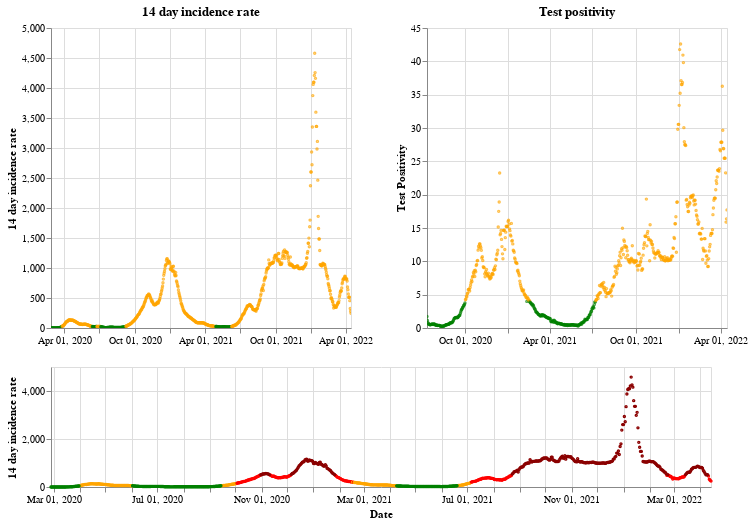

The notebook cell this image was saved under:
### Markdown cell above
## Wales

### Code cell
plot_traffic_light('Wales')

### Figure 1 — Vega-Lite specification as saved in the notebook (floating-point values rounded to 4 significant figures; data arrays with more than 128 entries replaced by an {"elided": "..."} marker saying what was removed)
{"config": {"view": {"continuousWidth": 400, "continuousHeight": 300}}, "vconcat": [{"hconcat": [{"mark": {"type": "point", "size": 2}, "encoding": {"color": {"condition": {"value": "green", "test": "(datum.twoWeeklyCasesRate <= 25)"}, "value": "orange"}, "tooltip": [{"type": "nominal", "field": "areaName"}, {"type": "temporal", "field": "date"}, {"type": "quantitative", "field": "twoWeeklyCasesRate"}, {"type": "quantitative", "field": "testPositivity"}], "x": {"type": "temporal", "axis": {"title": ""}, "field": "date", "scale": {"domain": {"selection": "DateBrush"}}, "timeUnit": "yearmonthdate"}, "y": {"type": "quantitative", "axis": {"title": "14 day incidence rate"}, "field": "twoWeeklyCasesRate"}}, "title": "14 day incidence rate", "width": 300}, {"mark": {"type": "point", "size": 2}, "encoding": {"color": {"condition": {"value": "green", "test": "(datum.testPositivity <= 4)"}, "value": "orange"}, "tooltip": [{"type": "nominal", "field": "areaName"}, {"type": "temporal", "field": "date"}, {"type": "quantitative", "field": "twoWeeklyCasesRate"}, {"type": "quantitative", "field": "testPositivity"}], "x": {"type": "temporal", "axis": {"title": ""}, "field": "date", "scale": {"domain": {"selection": "DateBrush"}}, "timeUnit": "yearmonthdate"}, "y": {"type": "quantitative", "axis": {"title": "Test Positivity"}, "field": "testPositivity"}}, "title": "Test positivity", "width": 300}]}, {"layer": [{"mark": {"type": "point", "size": 2}, "encoding": {"color": {"condition": {"value": "orange", "test": "(((datum.testPositivity < 4) && (datum.twoWeeklyCasesRate >= 50)) && (datum.twoWeeklyCasesRate < 200))"}, "value": "red"}, "opacity": {"condition": {"value": 1, "test": "((datum.twoWeeklyCasesRate >= 50) && (datum.twoWeeklyCasesRate < 500))"}, "value": 0}, "tooltip": [{"type": "nominal", "field": "areaName"}, {"type": "temporal", "field": "date"}, {"type": "quantitative", "field": "twoWeeklyCasesRate"}, {"type": "quantitative", "field": "testPositivity"}], "x": {"type": "temporal", "axis": {"title": "Date"}, "field": "date", "timeUnit": "yearmonthdate"}, "y": {"type": "quantitative", "axis": {"title": "14 day incidence rate"}, "field": "twoWeeklyCasesRate"}}, "selection": {"DateBrush": {"type": "interval", "encodings": ["x"], "fields": ["Time"]}}}, {"mark": {"type": "point", "size": 2}, "encoding": {"color": {"value": "darkred"}, "opacity": {"condition": {"value": 1, "test": "(datum.twoWeeklyCasesRate >= 500)"}, "value": 0}, "tooltip": [{"type": "nominal", "field": "areaName"}, {"type": "temporal", "field": "date"}, {"type": "quantitative", "field": "twoWeeklyCasesRate"}, {"type": "quantitative", "field": "testPositivity"}], "x": {"type": "temporal", "axis": {"title": "Date"}, "field": "date", "timeUnit": "yearmonthdate"}, "y": {"type": "quantitative", "axis": {"title": "14 day incidence rate"}, "field": "twoWeeklyCasesRate"}}}, {"mark": {"type": "point", "size": 2}, "encoding": {"color": {"condition": {"value": "green", "test": "((datum.testPositivity < 4) && (datum.twoWeeklyCasesRate < 50))"}, "value": "orange"}, "opacity": {"condition": {"value": 1, "test": "(datum.twoWeeklyCasesRate < 50)"}, "value": 0}, "tooltip": [{"type": "nominal", "field": "areaName"}, {"type": "temporal", "field": "date"}, {"type": "quantitative", "field": "twoWeeklyCasesRate"}, {"type": "quantitative", "field": "testPositivity"}], "x": {"type": "temporal", "axis": {"title": "Date"}, "field": "date", "timeUnit": "yearmonthdate"}, "y": {"type": "quantitative", "axis": {"title": "14 day incidence rate"}, "field": "twoWeeklyCasesRate"}}}], "height": 120, "width": 660}], "data": {"name": "data-419680dd57e52a5724955447bdbdea6f"}, "$schema": "https://vega.github.io/schema/vega-lite/v4.8.1.json", "datasets": {"data-419680dd57e52a5724955447bdbdea6f": {"elided": "778 records"}}}
